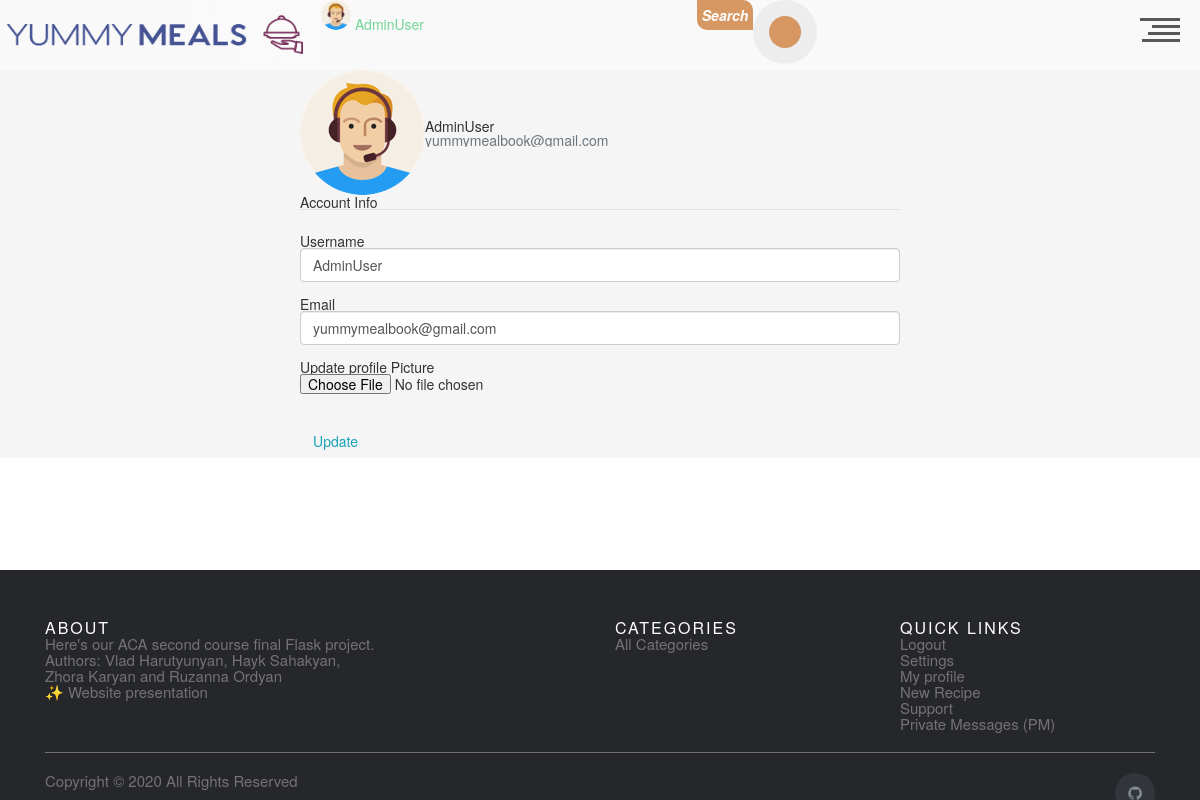
/user/account (signed in), run on the app's committed database.
### users/models.py (models this page shows, shortened)
class User(db.Model, UserMixin):
    __tablename__ = 'user'
    id = db.Column(db.Integer, primary_key=True)
    username = db.Column(db.String(20), unique=True, nullable=False)
    email = db.Column(db.String(120), unique=True, nullable=False)
    image_file = db.Column(
        db.String(20), nullable=False, default='default.png')
    password = db.Column(db.String(60), nullable=False)
    comment = db.relationship('UserComments', backref='author', lazy=True)
    is_admin = db.Column(db.Boolean, default=False)

### users/routes.py (the view)
@users_bp.route('/account', methods=['GET'])
@login_required
def account_get():
    form = UpdateAccountForm()
    form.username.data = current_user.username
    form.email.data = current_user.email
    image_file = url_for(
        'users.static',
        filename=f'profile_pics/{current_user.image_file}')
    return render_template('account.html',
                           title='Account', image_file=image_file, form=form)

### users/forms.py (shortened to what this page needs)
class UpdateAccountForm(FlaskForm):
    username = StringField('Username',
                           validators=[DataRequired(), Length(min=2, max=20)]
                           )
    email = StringField('Email',
                        validators=[DataRequired(), Email()]
                        )
    picture = FileField('Update profile Picture',
                        validators=[FileAllowed(['jpg', 'png'])])
    submit = SubmitField('Update')

### users/models.py (called while the page is built)
@login_manager.user_loader
def load_user(user_id):
    return User.query.get(int(user_id))

### users/templates/account.html (shortened to what this page needs)
{% extends "base.html" %}
{% block content %}
    <div class="content-section" style = "width:50%;margin:0 auto;">
        <div class="media" style = "display: flex;
                                                justify-content: center;
                                                align-items: center;">
            <img class="rounded-circle account-img" src="{{ image_file }}">
            <div class="media-body">
                <h2 class="account-heading">{{ current_user.username }}</h2>
                <p class="text-secondary">{{ current_user.email }}</p>
            </div>
        </div>
            <form method="POST" action="" enctype="multipart/form-data">
                <fieldset class="form-group">
                    <legend class="border-bottom mb-4">Account Info</legend>
                    <div class="form-group">
                        {{ form.username.label(class="form-control-label") }}
                        {% if form.username.errors %}
                            {{ form.username(class="form-control form-control-lg is-invalid") }}
                            <div class="invalid-feedback">
                                {% for error in form.username.errors %}
                                    <span>{{ error }}</span>
                                {% endfor %}
                            </div>
                        {% else %}
                            {{ form.username(class="form-control form-control-lg") }}
                        {% endif %}
                    </div>
                    <div class="form-group">
                        {{ form.email.label(class="form-control-label") }}
                        {% if form.email.errors %}
                            {{ form.email(class="form-control form-control-lg is-invalid") }}
                            <div class="invalid-feedback">
                                {% for error in form.email.errors %}
                                    <span>{{ error }}</span>
                                {% endfor %}
                            </div>
                        {% else %}
                            {{ form.email(class="form-control form-control-lg") }}
                        {% endif %}
                    </div>
                    <div class="form-group">
                        {{ form.picture.label() }}
                        {{ form.picture(class="form-control-file") }}
                    </div>
                </fieldset>
                <div class="form-group">
                    {{ form.submit(class="btn btn-outline-info") }}
                </div>
            </form>
    </div>
{% endblock content %}

### index/templates/header.html (shortened to what this page needs)
<link rel="stylesheet" href="{{url_for('index.static',filename='css/header.css') }}">
<header style="display:flex">
  <h1><a style="display:flex;" href="/"><img width="321" height="70", src="{{url_for('index.static' ,  filename='media/Logo2-1.png') }}" ></a></h1>
  <h1>
  {%if current_user.is_authenticated%}
  <img width="30" height="30", src="{{url_for('users.static' ,  filename='profile_pics/'+current_user.image_file) }}" alt="Avatar" class="avatar img-circle">
  	<a href="/user/user_profile/{{current_user.id}}">{{current_user.username}}  </a>
	{%endif%}
  </h1>
<div class="search-form">
<p class="head_search_txt">Search</p>
 <form  method = 'GET' action="{{url_for('meals.meal_search')}}">
    <button style = "outline:none;" class="head_search_btn" type = 'submit'></button>
  </form>
</div>
  <div id="nav-trigger" role="button">
    <div class="line l-01"></div>
    <div class="line l-02"></div>
    <div class="line l-03"></div>
    <div class="line l-04"></div>
  </div>
</header>

### index/static/css/base.css (style rules this page uses)
* { margin: 0; padding: 0; outline: none; box-sizing: border-box; }
body { background-color: #ededed; }

### index/static/css/header.css (style rules this page uses)
html, div, span, applet, object, iframe, h1, h2, h3, h4, h5, h6, p, blockquote, pre, a, abbr, acronym, address, big, cite, code, del, dfn, em, img, ins, kbd, q, s, samp, small, strike, strong, sub, sup, tt, var, b, u, i, center, dl, dt, dd, ol, ul, li, fieldset, form, label, legend, table, caption, tbody, tfoot, thead, tr, th, td, article, aside, canvas, details, embed, figure, figcaption, footer, header, hgroup, menu, nav, output, ruby, section, summary, time, mark, audio, video { margin: 0; padding: 0; border: 0; font-size: 100%; font: inherit; vertical-align: baseline; }
article, aside, details, figcaption, figure, footer, header, hgroup, menu, nav, section, main { display: block; }
body { line-height: 1; }
html * { -webkit-font-smoothing: antialiased; -moz-osx-font-smoothing: grayscale; }
*, *:after, *:before { -webkit-box-sizing: border-box; -moz-box-sizing: border-box; box-sizing: border-box; }
html, body { height: 100%; }
a { color: #72d69a; text-decoration: none; transition: color .2s ease-out; }
header { position: fixed; top: 0; left: 0; height: 50px; width: 100%; background: #f9f9f9; z-index: 3; -webkit-transform: translateZ(0); -webkit-backface-visibility: hidden; -webkit-transition-property: -webkit-transform; -moz-transition-property: -moz-transform; transition-property: transform; -webkit-transition-duration: 0.4s; -moz-transition-duration: 0.4s; transition-duration: 0.4s; }
@media only screen and (min-width: 768px) { header { height: 70px; } }
#nav-trigger { position: absolute; margin: 10px 10px 0 0; top: auto; right: auto; width: 40px; height: 40px; cursor: pointer; text-align: right; float: right; -moz-transform: rotate(180deg); -webkit-transform: rotate(180deg); -o-transform: rotate(180deg); transform: rotate(180deg); -moz-transition: all 0.4s cubic-bezier(0.19, 1, 0.22, 1); -webkit-transition: all 0.4s cubic-bezier(0.19, 1, 0.22, 1); -o-transition: all 0.4s cubic-bezier(0.19, 1, 0.22, 1); transition: all 0.4s cubic-bezier(0.19, 1, 0.22, 1); right: 10px; top: -8px; }
#nav-trigger .line { height: 3px; width: 100%; margin-bottom: 4px; background: #585858; -moz-transition: all 0.4s cubic-bezier(0.19, 1, 0.22, 1); -webkit-transition: all 0.4s cubic-bezier(0.19, 1, 0.22, 1); -o-transition: all 0.4s cubic-bezier(0.19, 1, 0.22, 1); transition: all 0.4s cubic-bezier(0.19, 1, 0.22, 1); }
#nav-trigger .line.l-01 { width: 95%; }
#nav-trigger .line.l-02 { width: 80%; }
#nav-trigger .line.l-03 { width: 70%; }
#nav-trigger .line.l-04 { width: 100%; }
* { outline: none; border: none; padding: 0; }
.search-form { position: relative; margin: 0 auto 0; width: 300px; display: flex; }
.head_search_txt { background: #d69762; color: #fff; width: 56px; display: flex; text-align: center; font-weight: 600; justify-content: center; align-items: center; height: 30px; border-radius: 0px 10px 0px 10px; font-style: italic; }
.search-form:before { content: ' '; position: absolute; left: 70px; top: 14px; width: 2px; height: 36px; transform: scale(0); z-index: 1; background: #d69762; transition: all 0.5s cubic-bezier(.87, -.41, .19, 1.44); }
.head_search_btn { background: #ededed; position: absolute; height: 100%; border-radius: 50%; width: 64px; height: 64px; transition: all 0.5s cubic-bezier(.87, -.41, .19, 1.44); }
.head_search_btn:after { content: ' '; position: absolute; width: 32px; height: 32px; left: 0; right: 0; transform: translateY(-50%); margin: 0 auto; background: #d69762; border-radius: 50%; }
.head_search_btn:before { content: ' '; position: absolute; width: 24px; height: 24px; left: 0; right: 0; top: 20px; transform: scale(0); transform-origin: left top; margin: 0 auto; background: #ededed; border-radius: 50%; z-index: 1; transition: all 0.8s ease; }

### data on the page
User: image_file (picture), username "AdminUser", email "yummymealbook@gmail.com"
